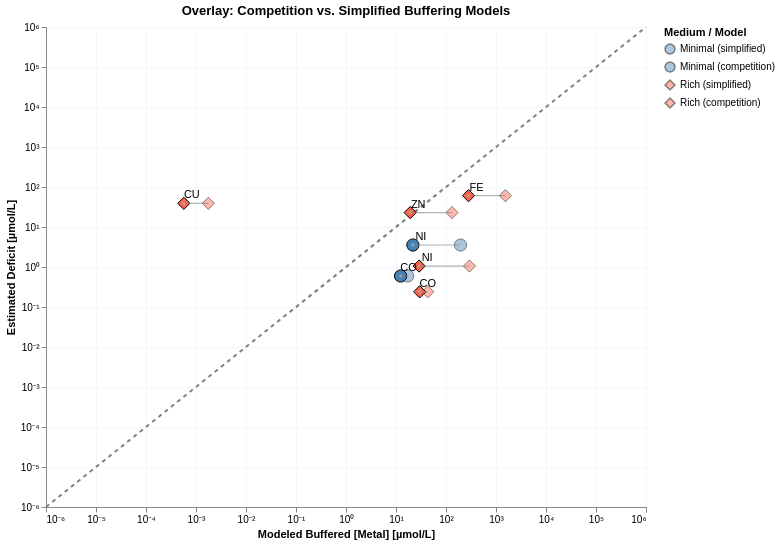

Notebook source saved alongside this figure:
### Markdown cell above
### Plot 3 – Overlay: competition vs. simplified, with shift arrows

### Code cell
def prep_model_df(plot_df_pd, model_label: str) -> pl.DataFrame:
    return (
        pl.from_pandas(plot_df_pd)
        .with_columns([
            (pl.col("est_buf_center_M") * 1e6).alias("x_uM"),
            (pl.col("deficit_M")        * 1e6).alias("y_uM"),
            pl.lit(model_label).alias("model"),
        ])
        .filter((pl.col("x_uM") > 0) & (pl.col("y_uM") > 0))
    )

df_simp = prep_model_df(plot_df_simp, "simplified")
df_comp = prep_model_df(plot_df_comp, "competition")

df_simp = df_simp.with_columns(
    pl.concat_str([pl.col("Medium"), pl.lit(" (simplified)")]).alias("medium_model")
)
df_comp = df_comp.with_columns(
    pl.concat_str([pl.col("Medium"), pl.lit(" (competition)")]).alias("medium_model")
)

# ── Scales for the four-way legend ───────────────────────────────────────────
DOMAIN = [
    "Minimal (simplified)", "Minimal (competition)",
    "Rich (simplified)",    "Rich (competition)",
]
COLOR_RANGE = ["steelblue", "steelblue", "tomato", "tomato"]
SHAPE_RANGE = ["circle",    "circle",    "diamond", "diamond"]
OPACITY_RANGE = [0.4, 1.0, 0.4, 1.0]   # simplified = faded, competition = solid

color_scale4 = alt.Scale(domain=DOMAIN, range=COLOR_RANGE)
shape_scale4 = alt.Scale(domain=DOMAIN, range=SHAPE_RANGE)

_ax_x = alt.Axis(labelExpr=_log_label_unicode, title="Modeled Buffered [Metal] [µmol/L]")
_ax_y = alt.Axis(labelExpr=_log_label_unicode, title="Estimated Deficit [µmol/L]")

legend_cfg = alt.Legend(title="Medium / Model")
# Arrow table: one row per (Medium, Element) pair
df_arrows = (
    df_simp.join(df_comp, on=["Medium", "Element"], suffix="_comp")
    .filter(
        (pl.col("x_uM_comp") > 0) & (pl.col("y_uM_comp") > 0) &
        ((pl.col("x_uM_comp") - pl.col("x_uM")).abs() +
         (pl.col("y_uM_comp") - pl.col("y_uM")).abs() > 1e-10)
    )
)

# Compute arrowhead angle in log10 space — in Vega 0°=up, clockwise positive
x0 = df_arrows["x_uM"].to_numpy()
y0 = df_arrows["y_uM"].to_numpy()
x1 = df_arrows["x_uM_comp"].to_numpy()
y1 = df_arrows["y_uM_comp"].to_numpy()
math_angle = np.degrees(np.arctan2(np.log10(y1/y0), np.log10(x1/x0)))
vega_angle  = 90 - math_angle   # convert: math 0°=right → Vega 0°=up

df_arrows = df_arrows.with_columns(
    pl.Series("arrow_angle_deg", vega_angle)
)

x_scale = alt.Scale(type="log", domain=[1e-6, 1e6])
y_scale = alt.Scale(type="log", domain=[1e-6, 1e6])
color_scale = alt.Scale(
    domain=["Minimal","Rich"],
    range=["steelblue","tomato"]
)
shape_scale = alt.Scale(
    domain=["Minimal","Rich"],
    range=["circle","diamond"]
)

# 1. y = x reference
ref_line = (
    alt.Chart(pl.DataFrame({"v": [1e-6, 1e6]}))
    .mark_line(strokeDash=[4,4], color="gray")
    .encode(
        x=alt.X("v:Q", scale=x_scale, axis=_ax_x),
        y=alt.Y("v:Q", scale=y_scale, axis=_ax_y),
    )
)

# 2. Simplified points — semi-transparent
simp_pts = (
    alt.Chart(df_simp)
    .mark_point(filled=True, size=150, stroke="black", strokeWidth=1)
    .encode(
        x=alt.X("x_uM:Q", scale=x_scale, title="Modeled Buffered [Metal] [µmol/L]"),
        y=alt.Y("y_uM:Q", scale=y_scale, title="Estimated Deficit [µmol/L]"),
        color=alt.Color("medium_model:N", scale=color_scale4, legend=legend_cfg),
        shape=alt.Shape("medium_model:N", scale=shape_scale4, legend=legend_cfg),
        opacity=alt.OpacityValue(0.45),
    )
)


# 3. Competition points — opaque, with labels
comp_pts = (
    alt.Chart(df_comp)
    .mark_point(filled=True, size=150, stroke="black", strokeWidth=1)
    .encode(
        x=alt.X("x_uM:Q", scale=x_scale),
        y=alt.Y("y_uM:Q", scale=y_scale),
        color=alt.Color("medium_model:N", scale=color_scale4, legend=legend_cfg),
        shape=alt.Shape("medium_model:N", scale=shape_scale4, legend=legend_cfg),
        opacity=alt.OpacityValue(1.0),
    )
)

comp_labels = (
    alt.Chart(df_comp)
    .mark_text(dx=8, dy=-8, fontSize=11)
    .encode(
        x=alt.X("x_uM:Q", scale=x_scale),
        y=alt.Y("y_uM:Q", scale=y_scale),
        text="Element:N",
    )
)

# 4a. Arrow lines (simplified → competition)
arrow_lines = (
    alt.Chart(df_arrows)
    .mark_rule(color="gray", opacity=0.6, strokeWidth=1.2)
    .encode(
        x=alt.X( "x_uM:Q",      scale=x_scale),
        y=alt.Y( "y_uM:Q",      scale=y_scale),
        x2=alt.X2("x_uM_comp:Q"),
        y2=alt.Y2("y_uM_comp:Q"),
    )
)

# 4b. Arrowheads at the tip (competition end)
arrow_heads = (
    alt.Chart(df_arrows)
    .mark_point(shape="triangle", filled=True, size=20,
                color="darkgray", opacity=0.8)
    .encode(
        x=alt.X("x_uM_comp:Q", scale=x_scale),
        y=alt.Y("y_uM_comp:Q", scale=y_scale),
        angle=alt.Angle("arrow_angle_deg:Q",
                        scale=alt.Scale(domain=[0,360], range=[0,360])),
    )
)

chart3 = (
    ref_line +  simp_pts +  comp_pts + arrow_lines + arrow_heads + comp_labels
).properties(
    width=600, height=480,
    title="Overlay: Competition vs. Simplified Buffering Models"
).configure_axis(gridColor="#f3f6fa")
chart3.save("notebooks/cofactors/buffer_figures/two_models_comparison.svg")
chart3

### Figure 1 — Vega-Lite specification as saved in the notebook (floating-point values rounded to 4 significant figures)
{"config": {"view": {"continuousWidth": 300, "continuousHeight": 300}, "axis": {"gridColor": "#f3f6fa"}}, "layer": [{"data": {"name": "data-1c3ca3cce69c13645fce19fabe446275"}, "mark": {"type": "line", "color": "gray", "strokeDash": [4, 4]}, "encoding": {"x": {"axis": {"labelExpr": "datum.value > 0 ? '10' + replace(replace(replace(replace(replace(replace(replace(replace(replace(replace(replace('' + round(log(datum.value)/LN10), '-','⁻'),'0','⁰'),'1','¹'),'2','²'),'3','³'),'4','⁴'),'5','⁵'),'6','⁶'),'7','⁷'),'8','⁸'),'9','⁹') : '0'", "title": "Modeled Buffered [Metal] [µmol/L]"}, "field": "v", "scale": {"domain": [1e-06, 1000000.0], "type": "log"}, "type": "quantitative"}, "y": {"axis": {"labelExpr": "datum.value > 0 ? '10' + replace(replace(replace(replace(replace(replace(replace(replace(replace(replace(replace('' + round(log(datum.value)/LN10), '-','⁻'),'0','⁰'),'1','¹'),'2','²'),'3','³'),'4','⁴'),'5','⁵'),'6','⁶'),'7','⁷'),'8','⁸'),'9','⁹') : '0'", "title": "Estimated Deficit [µmol/L]"}, "field": "v", "scale": {"domain": [1e-06, 1000000.0], "type": "log"}, "type": "quantitative"}}}, {"data": {"name": "data-f315dd7763cadd31634a1c4446b068cd"}, "mark": {"type": "point", "filled": true, "size": 150, "stroke": "black", "strokeWidth": 1}, "encoding": {"color": {"field": "medium_model", "legend": {"title": "Medium / Model"}, "scale": {"domain": ["Minimal (simplified)", "Minimal (competition)", "Rich (simplified)", "Rich (competition)"], "range": ["steelblue", "steelblue", "tomato", "tomato"]}, "type": "nominal"}, "opacity": {"value": 0.45}, "shape": {"field": "medium_model", "legend": {"title": "Medium / Model"}, "scale": {"domain": ["Minimal (simplified)", "Minimal (competition)", "Rich (simplified)", "Rich (competition)"], "range": ["circle", "circle", "diamond", "diamond"]}, "type": "nominal"}, "x": {"field": "x_uM", "scale": {"domain": [1e-06, 1000000.0], "type": "log"}, "title": "Modeled Buffered [Metal] [µmol/L]", "type": "quantitative"}, "y": {"field": "y_uM", "scale": {"domain": [1e-06, 1000000.0], "type": "log"}, "title": "Estimated Deficit [µmol/L]", "type": "quantitative"}}}, {"data": {"name": "data-17ed4fd7b42bcd8867395c1adb0be733"}, "mark": {"type": "point", "filled": true, "size": 150, "stroke": "black", "strokeWidth": 1}, "encoding": {"color": {"field": "medium_model", "legend": {"title": "Medium / Model"}, "scale": {"domain": ["Minimal (simplified)", "Minimal (competition)", "Rich (simplified)", "Rich (competition)"], "range": ["steelblue", "steelblue", "tomato", "tomato"]}, "type": "nominal"}, "opacity": {"value": 1.0}, "shape": {"field": "medium_model", "legend": {"title": "Medium / Model"}, "scale": {"domain": ["Minimal (simplified)", "Minimal (competition)", "Rich (simplified)", "Rich (competition)"], "range": ["circle", "circle", "diamond", "diamond"]}, "type": "nominal"}, "x": {"field": "x_uM", "scale": {"domain": [1e-06, 1000000.0], "type": "log"}, "type": "quantitative"}, "y": {"field": "y_uM", "scale": {"domain": [1e-06, 1000000.0], "type": "log"}, "type": "quantitative"}}}, {"data": {"name": "data-6793e222428ca8c24568a9c2156ce672"}, "mark": {"type": "rule", "color": "gray", "opacity": 0.6, "strokeWidth": 1.2}, "encoding": {"x": {"field": "x_uM", "scale": {"domain": [1e-06, 1000000.0], "type": "log"}, "type": "quantitative"}, "x2": {"field": "x_uM_comp"}, "y": {"field": "y_uM", "scale": {"domain": [1e-06, 1000000.0], "type": "log"}, "type": "quantitative"}, "y2": {"field": "y_uM_comp"}}}, {"data": {"name": "data-6793e222428ca8c24568a9c2156ce672"}, "mark": {"type": "point", "color": "darkgray", "filled": true, "opacity": 0.8, "shape": "triangle", "size": 20}, "encoding": {"angle": {"field": "arrow_angle_deg", "scale": {"domain": [0, 360], "range": [0, 360]}, "type": "quantitative"}, "x": {"field": "x_uM_comp", "scale": {"domain": [1e-06, 1000000.0], "type": "log"}, "type": "quantitative"}, "y": {"field": "y_uM_comp", "scale": {"domain": [1e-06, 1000000.0], "type": "log"}, "type": "quantitative"}}}, {"data": {"name": "data-17ed4fd7b42bcd8867395c1adb0be733"}, "mark": {"type": "text", "dx": 8, "dy": -8, "fontSize": 11}, "encoding": {"text": {"field": "Element", "type": "nominal"}, "x": {"field": "x_uM", "scale": {"domain": [1e-06, 1000000.0], "type": "log"}, "type": "quantitative"}, "y": {"field": "y_uM", "scale": {"domain": [1e-06, 1000000.0], "type": "log"}, "type": "quantitative"}}}], "height": 480, "title": "Overlay: Competition vs. Simplified Buffering Models", "width": 600, "$schema": "https://vega.github.io/schema/vega-lite/v6.1.0.json", "datasets": {"data-1c3ca3cce69c13645fce19fabe446275": [{"v": 1e-06}, {"v": 1000000.0}], "data-f315dd7763cadd31634a1c4446b068cd": [{"Medium": "Minimal", "Element": "CO", "est_buf_lb_M": 3.398e-07, "est_buf_ub_M": 3.396e-05, "est_buf_center_M": 1.715e-05, "deficit_M": 5.957e-07, "deficit_M_err": 1.145e-06, "x_uM": 17.15, "y_uM": 0.5957, "model": "simplified", "medium_model": "Minimal (simplified)"}, {"Medium": "Minimal", "Element": "NI", "est_buf_lb_M": 3.862e-06, "est_buf_ub_M": 0.0003862, "est_buf_center_M": 0.000195, "deficit_M": 3.546e-06, "deficit_M_err": 1.154e-06, "x_uM": 195.0, "y_uM": 3.546, "model": "simplified", "medium_model": "Minimal (simplified)"}, {"Medium": "Rich", "Element": "FE", "est_buf_lb_M": 3.064e-05, "est_buf_ub_M": 0.003058, "est_buf_center_M": 0.001544, "deficit_M": 6.076e-05, "deficit_M_err": 7.159e-05, "x_uM": 1544.0, "y_uM": 60.76, "model": "simplified", "medium_model": "Rich (simplified)"}, {"Medium": "Rich", "Element": "CO", "est_buf_lb_M": 8.582e-07, "est_buf_ub_M": 8.58e-05, "est_buf_center_M": 4.333e-05, "deficit_M": 2.397e-07, "deficit_M_err": 5.403e-08, "x_uM": 43.33, "y_uM": 0.2397, "model": "simplified", "medium_model": "Rich (simplified)"}, {"Medium": "Rich", "Element": "NI", "est_buf_lb_M": 5.828e-06, "est_buf_ub_M": 0.0005828, "est_buf_center_M": 0.0002943, "deficit_M": 1.057e-06, "deficit_M_err": 5.487e-07, "x_uM": 294.3, "y_uM": 1.057, "model": "simplified", "medium_model": "Rich (simplified)"}, {"Medium": "Rich", "Element": "CU", "est_buf_lb_M": 3.495e-11, "est_buf_ub_M": 3.495e-09, "est_buf_center_M": 1.765e-09, "deficit_M": 3.91e-05, "deficit_M_err": 1.588e-05, "x_uM": 0.001765, "y_uM": 39.1, "model": "simplified", "medium_model": "Rich (simplified)"}, {"Medium": "Rich", "Element": "ZN", "est_buf_lb_M": 2.611e-06, "est_buf_ub_M": 0.0002611, "est_buf_center_M": 0.0001318, "deficit_M": 2.29e-05, "deficit_M_err": 4.917e-05, "x_uM": 131.8, "y_uM": 22.9, "model": "simplified", "medium_model": "Rich (simplified)"}], "data-17ed4fd7b42bcd8867395c1adb0be733": [{"Medium": "Minimal", "Element": "CO", "est_buf_lb_M": 3.291e-07, "est_buf_ub_M": 2.437e-05, "est_buf_center_M": 1.235e-05, "deficit_M": 5.957e-07, "deficit_M_err": 1.145e-06, "x_uM": 12.35, "y_uM": 0.5957, "model": "competition", "medium_model": "Minimal (competition)"}, {"Medium": "Minimal", "Element": "NI", "est_buf_lb_M": 3.388e-06, "est_buf_ub_M": 4.014e-05, "est_buf_center_M": 2.176e-05, "deficit_M": 3.546e-06, "deficit_M_err": 1.154e-06, "x_uM": 21.76, "y_uM": 3.546, "model": "competition", "medium_model": "Minimal (competition)"}, {"Medium": "Rich", "Element": "FE", "est_buf_lb_M": 2.835e-05, "est_buf_ub_M": 0.000537, "est_buf_center_M": 0.0002827, "deficit_M": 6.076e-05, "deficit_M_err": 7.159e-05, "x_uM": 282.7, "y_uM": 60.76, "model": "competition", "medium_model": "Rich (competition)"}, {"Medium": "Rich", "Element": "CO", "est_buf_lb_M": 8.012e-07, "est_buf_ub_M": 5.882e-05, "est_buf_center_M": 2.981e-05, "deficit_M": 2.397e-07, "deficit_M_err": 5.403e-08, "x_uM": 29.81, "y_uM": 0.2397, "model": "competition", "medium_model": "Rich (competition)"}, {"Medium": "Rich", "Element": "NI", "est_buf_lb_M": 5.067e-06, "est_buf_ub_M": 5.299e-05, "est_buf_center_M": 2.903e-05, "deficit_M": 1.057e-06, "deficit_M_err": 5.487e-07, "x_uM": 29.03, "y_uM": 1.057, "model": "competition", "medium_model": "Rich (competition)"}, {"Medium": "Rich", "Element": "CU", "est_buf_lb_M": 2.475e-11, "est_buf_ub_M": 1.119e-09, "est_buf_center_M": 5.72e-10, "deficit_M": 3.91e-05, "deficit_M_err": 1.588e-05, "x_uM": 0.000572, "y_uM": 39.1, "model": "competition", "medium_model": "Rich (competition)"}, {"Medium": "Rich", "Element": "ZN", "est_buf_lb_M": 2.434e-06, "est_buf_ub_M": 3.605e-05, "est_buf_center_M": 1.924e-05, "deficit_M": 2.29e-05, "deficit_M_err": 4.917e-05, "x_uM": 19.24, "y_uM": 22.9, "model": "competition", "medium_model": "Rich (competition)"}], "data-6793e222428ca8c24568a9c2156ce672": [{"Medium": "Minimal", "Element": "CO", "est_buf_lb_M": 3.398e-07, "est_buf_ub_M": 3.396e-05, "est_buf_center_M": 1.715e-05, "deficit_M": 5.957e-07, "deficit_M_err": 1.145e-06, "x_uM": 17.15, "y_uM": 0.5957, "model": "simplified", "medium_model": "Minimal (simplified)", "est_buf_lb_M_comp": 3.291e-07, "est_buf_ub_M_comp": 2.437e-05, "est_buf_center_M_comp": 1.235e-05, "deficit_M_comp": 5.957e-07, "deficit_M_err_comp": 1.145e-06, "x_uM_comp": 12.35, "y_uM_comp": 0.5957, "model_comp": "competition", "medium_model_comp": "Minimal (competition)", "arrow_angle_deg": -90.0}, {"Medium": "Minimal", "Element": "NI", "est_buf_lb_M": 3.862e-06, "est_buf_ub_M": 0.0003862, "est_buf_center_M": 0.000195, "deficit_M": 3.546e-06, "deficit_M_err": 1.154e-06, "x_uM": 195.0, "y_uM": 3.546, "model": "simplified", "medium_model": "Minimal (simplified)", "est_buf_lb_M_comp": 3.388e-06, "est_buf_ub_M_comp": 4.014e-05, "est_buf_center_M_comp": 2.176e-05, "deficit_M_comp": 3.546e-06, "deficit_M_err_comp": 1.154e-06, "x_uM_comp": 21.76, "y_uM_comp": 3.546, "model_comp": "competition", "medium_model_comp": "Minimal (competition)", "arrow_angle_deg": -90.0}, {"Medium": "Rich", "Element": "FE", "est_buf_lb_M": 3.064e-05, "est_buf_ub_M": 0.003058, "est_buf_center_M": 0.001544, "deficit_M": 6.076e-05, "deficit_M_err": 7.159e-05, "x_uM": 1544.0, "y_uM": 60.76, "model": "simplified", "medium_model": "Rich (simplified)", "est_buf_lb_M_comp": 2.835e-05, "est_buf_ub_M_comp": 0.000537, "est_buf_center_M_comp": 0.0002827, "deficit_M_comp": 6.076e-05, "deficit_M_err_comp": 7.159e-05, "x_uM_comp": 282.7, "y_uM_comp": 60.76, "model_comp": "competition", "medium_model_comp": "Rich (competition)", "arrow_angle_deg": -90.0}, {"Medium": "Rich", "Element": "CO", "est_buf_lb_M": 8.582e-07, "est_buf_ub_M": 8.58e-05, "est_buf_center_M": 4.333e-05, "deficit_M": 2.397e-07, "deficit_M_err": 5.403e-08, "x_uM": 43.33, "y_uM": 0.2397, "model": "simplified", "medium_model": "Rich (simplified)", "est_buf_lb_M_comp": 8.012e-07, "est_buf_ub_M_comp": 5.882e-05, "est_buf_center_M_comp": 2.981e-05, "deficit_M_comp": 2.397e-07, "deficit_M_err_comp": 5.403e-08, "x_uM_comp": 29.81, "y_uM_comp": 0.2397, "model_comp": "competition", "medium_model_comp": "Rich (competition)", "arrow_angle_deg": -90.0}, {"Medium": "Rich", "Element": "NI", "est_buf_lb_M": 5.828e-06, "est_buf_ub_M": 0.0005828, "est_buf_center_M": 0.0002943, "deficit_M": 1.057e-06, "deficit_M_err": 5.487e-07, "x_uM": 294.3, "y_uM": 1.057, "model": "simplified", "medium_model": "Rich (simplified)", "est_buf_lb_M_comp": 5.067e-06, "est_buf_ub_M_comp": 5.299e-05, "est_buf_center_M_comp": 2.903e-05, "deficit_M_comp": 1.057e-06, "deficit_M_err_comp": 5.487e-07, "x_uM_comp": 29.03, "y_uM_comp": 1.057, "model_comp": "competition", "medium_model_comp": "Rich (competition)", "arrow_angle_deg": -90.0}, {"Medium": "Rich", "Element": "CU", "est_buf_lb_M": 3.495e-11, "est_buf_ub_M": 3.495e-09, "est_buf_center_M": 1.765e-09, "deficit_M": 3.91e-05, "deficit_M_err": 1.588e-05, "x_uM": 0.001765, "y_uM": 39.1, "model": "simplified", "medium_model": "Rich (simplified)", "est_buf_lb_M_comp": 2.475e-11, "est_buf_ub_M_comp": 1.119e-09, "est_buf_center_M_comp": 5.72e-10, "deficit_M_comp": 3.91e-05, "deficit_M_err_comp": 1.588e-05, "x_uM_comp": 0.000572, "y_uM_comp": 39.1, "model_comp": "competition", "medium_model_comp": "Rich (competition)", "arrow_angle_deg": -90.0}, {"Medium": "Rich", "Element": "ZN", "est_buf_lb_M": 2.611e-06, "est_buf_ub_M": 0.0002611, "est_buf_center_M": 0.0001318, "deficit_M": 2.29e-05, "deficit_M_err": 4.917e-05, "x_uM": 131.8, "y_uM": 22.9, "model": "simplified", "medium_model": "Rich (simplified)", "est_buf_lb_M_comp": 2.434e-06, "est_buf_ub_M_comp": 3.605e-05, "est_buf_center_M_comp": 1.924e-05, "deficit_M_comp": 2.29e-05, "deficit_M_err_comp": 4.917e-05, "x_uM_comp": 19.24, "y_uM_comp": 22.9, "model_comp": "competition", "medium_model_comp": "Rich (competition)", "arrow_angle_deg": -90.0}]}}
